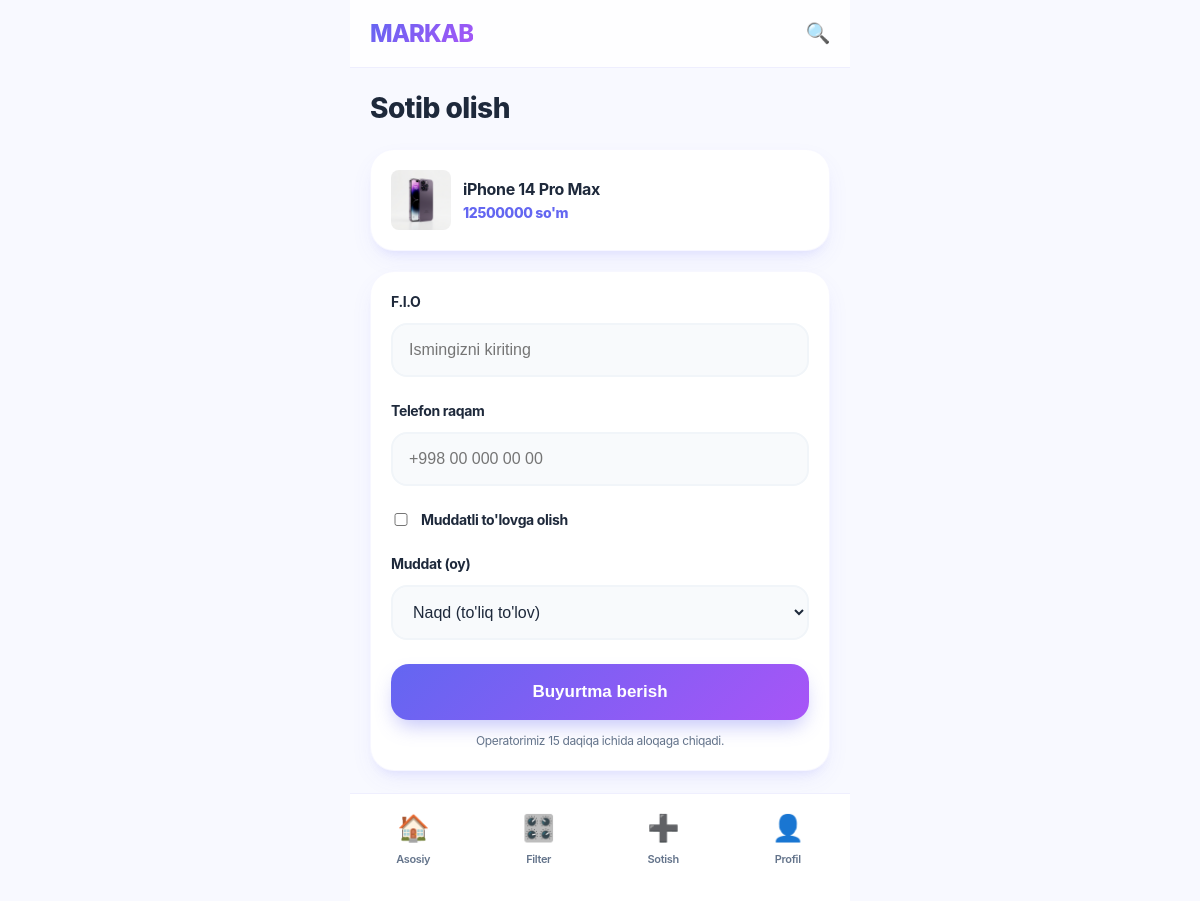
The app's page /orders/checkout/7/ with its own data.
### phones/models.py (models this page shows, shortened)
class Phone(models.Model):
    CONDITION_CHOICES = [
        ('ideal', 'Ideal'),
        ('medium', 'Medium'),
        ('bad', 'Bad'),
    ]
    MEMORY_CHOICES = [
        ('64', '64 GB'),
        ('128', '128 GB'),
        ('256', '256 GB'),
        ('512', '512 GB'),
        ('1024', '1 TB'),
    ]
    MODEL_CHOICES = [
        ('11', 'iPhone 11'),
        ('11 Pro', 'iPhone 11 Pro'),
        ('11 Pro Max', 'iPhone 11 Pro Max'),
        ('12 Mini', 'iPhone 12 Mini'),
        ('12', 'iPhone 12'),
        ('12 Pro', 'iPhone 12 Pro'),
        ('12 Pro Max', 'iPhone 12 Pro Max'),
        ('13 Mini', 'iPhone 13 Mini'),
        ('13', 'iPhone 13'),
        ('13 Pro', 'iPhone 13 Pro'),
        ('13 Pro Max', 'iPhone 13 Pro Max'),
        ('14', 'iPhone 14'),
        ('14 Plus', 'iPhone 14 Plus'),
        ('14 Pro', 'iPhone 14 Pro'),
        ('14 Pro Max', 'iPhone 14 Pro Max'),
        ('15', 'iPhone 15'),
        ('15 Plus', 'iPhone 15 Plus'),
        ('15 Pro', 'iPhone 15 Pro'),
        ('15 Pro Max', 'iPhone 15 Pro Max'),
        ('16', 'iPhone 16'),
        ('16 Plus', 'iPhone 16 Plus'),
        ('16 Pro', 'iPhone 16 Pro'),
        ('16 Pro Max', 'iPhone 16 Pro Max'),
        ('17', 'iPhone 17'),
        ('17 Pro', 'iPhone 17 Pro'),
        ('17 Pro Max', 'iPhone 17 Pro Max'),
    ]
    model_name = models.CharField(max_length=50, choices=MODEL_CHOICES)
    memory = models.CharField(max_length=10, choices=MEMORY_CHOICES)
    battery_health = models.IntegerField(default=100)
    condition = models.CharField(max_length=20, choices=CONDITION_CHOICES)
    price = models.DecimalField(max_digits=15, decimal_places=0)
    color = models.CharField(max_length=50, blank=True)
    region = models.CharField(max_length=50, blank=True)
    has_box = models.BooleanField(default=True)
    description = models.TextField(blank=True)
    image = models.ImageField(upload_to='phones/', blank=True, null=True)
    is_approved = models.BooleanField(default=True)
    seller_phone = models.CharField(max_length=20, blank=True)
    created_at = models.DateTimeField(auto_now_add=True)
    class Meta:
        ordering = ['-created_at']

### orders/views.py (the view, shortened to what this page needs)
# urls.py: path('checkout/<int:phone_id>/', views.CheckoutView.as_view(), name='checkout'),
class CheckoutView(View):
    def get(self, request, phone_id):
        phone = get_object_or_404(Phone, pk=phone_id)
        return render(request, 'orders/checkout.html', {'phone': phone})

### templates/orders/checkout.html (shortened to what this page needs)
{% extends 'base.html' %}
{% block content %}
<div class="container">
    <h2>Sotib olish</h2>
    <div class="card" style="display: flex; gap: 12px; align-items: center;">
        {% if phone.image %}
        <img src="{{ phone.image.url }}" style="width: 60px; height: 60px; border-radius: 8px; object-fit: cover;">
        {% endif %}
        <div>
            <h3 style="font-size: 16px;">{{ phone.get_model_name_display }}</h3>
            <p class="price-tag" style="font-size: 14px;">{{ phone.price }} so'm</p>
        </div>
    </div>
    <form method="POST" class="card">
        <div class="form-group">
            <label>F.I.O</label>
            <input type="text" name="name" placeholder="Ismingizni kiriting" required>
        </div>
        <div class="form-group">
            <label>Telefon raqam</label>
            <input type="tel" name="phone" placeholder="+998 00 000 00 00" required>
        </div>
        <div class="form-group" style="display: flex; align-items: center; gap: 10px;">
            <input type="checkbox" name="is_installment" id="inst_check" style="width: 20px;">
            <label for="inst_check" style="margin: 0;">Muddatli to'lovga olish</label>
        </div>
        <div class="form-group">
            <label>Muddat (oy)</label>
            <select name="months">
                <option value="">Naqd (to'liq to'lov)</option>
            </select>
        </div>
        <button type="submit" class="btn btn-primary">Buyurtma berish</button>
        <p style="text-align: center; margin-top: 12px; font-size: 12px;">Operatorimiz 15 daqiqa ichida aloqaga chiqadi.</p>
    </form>
</div>
{% endblock %}

### static/css/style.css (style rules this page uses)
:root { --bg-color: #F8F9FF; --card-bg: #FFFFFF; --primary-gradient: linear-gradient(135deg, #6366F1 0%, #A855F7 100%); --accent-color: #6366F1; --secondary-color: #F43F5E; --text-primary: #1E293B; --text-secondary: #64748B; --border-color: #E2E8F0; --border-radius: 24px; --spacing: 20px; --shadow: 0 10px 25px -5px rgba(99, 102, 241, 0.1), 0 8px 10px -6px rgba(99, 102, 241, 0.1); --shadow-hover: 0 20px 25px -5px rgba(99, 102, 241, 0.2), 0 10px 10px -5px rgba(99, 102, 241, 0.2); }
* { box-sizing: border-box; margin: 0; padding: 0; -webkit-tap-highlight-color: transparent; }
body { font-family: -apple-system, BlinkMacSystemFont, "SF Pro Text", "SF Pro Display", "Helvetica Neue", Arial, sans-serif; background-color: var(--bg-color); color: var(--text-primary); line-height: 1.47059; font-weight: 400; letter-spacing: -0.022em; max-width: 500px; margin: 0 auto; padding-bottom: 90px; overflow-x: hidden; }
h2 { font-size: 28px; font-weight: 800; margin-bottom: 20px; color: var(--text-primary); letter-spacing: -0.5px; }
h3 { font-size: 19px; font-weight: 700; color: var(--text-primary); }
p { color: var(--text-secondary); font-size: 15px; line-height: 1.5; }
.container { padding: 20px; }
.card { background-color: var(--card-bg); border-radius: var(--border-radius); padding: 20px; margin-bottom: 20px; box-shadow: var(--shadow); border: 1px solid rgba(99, 102, 241, 0.05); transition: all 0.3s cubic-bezier(0.34, 1.56, 0.64, 1); text-decoration: none; color: inherit; display: block; }
.price-tag { color: var(--accent-color); font-size: 22px; font-weight: 800; }
.form-group { margin-bottom: 24px; }
.form-group label { display: block; margin-bottom: 10px; font-size: 14px; font-weight: 700; color: var(--text-primary); }
input, select, textarea { width: 100%; background-color: #F8FAFC; border: 2px solid #F1F5F9; border-radius: 16px; padding: 16px; color: var(--text-primary); font-size: 16px; outline: none; transition: all 0.2s; }
.btn { display: block; width: 100%; padding: 18px; border-radius: 18px; border: none; font-size: 17px; font-weight: 700; text-align: center; cursor: pointer; text-decoration: none; transition: all 0.3s; }
.btn-primary { background: var(--primary-gradient); color: white; box-shadow: 0 10px 20px -5px rgba(99, 102, 241, 0.4); }

### records on screen
Phone: image (picture), model_name "iPhone 14 Pro Max", price "12500000"
